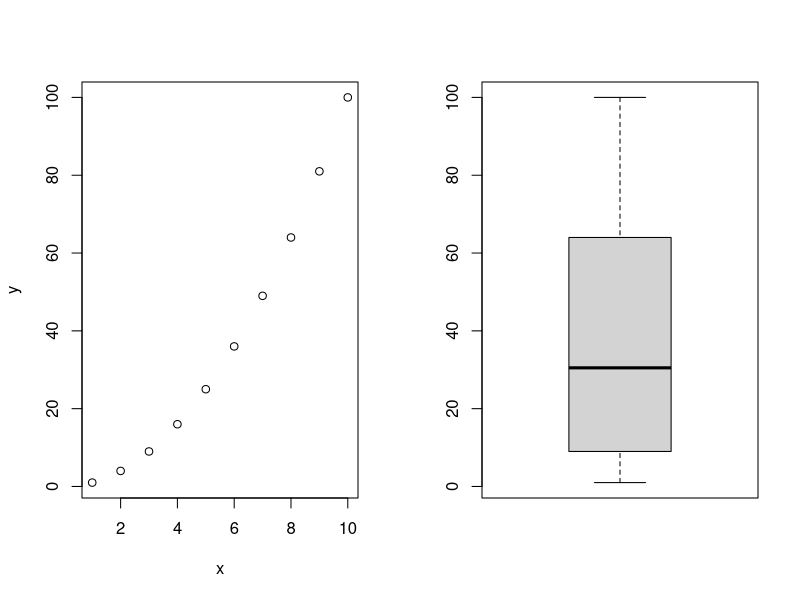
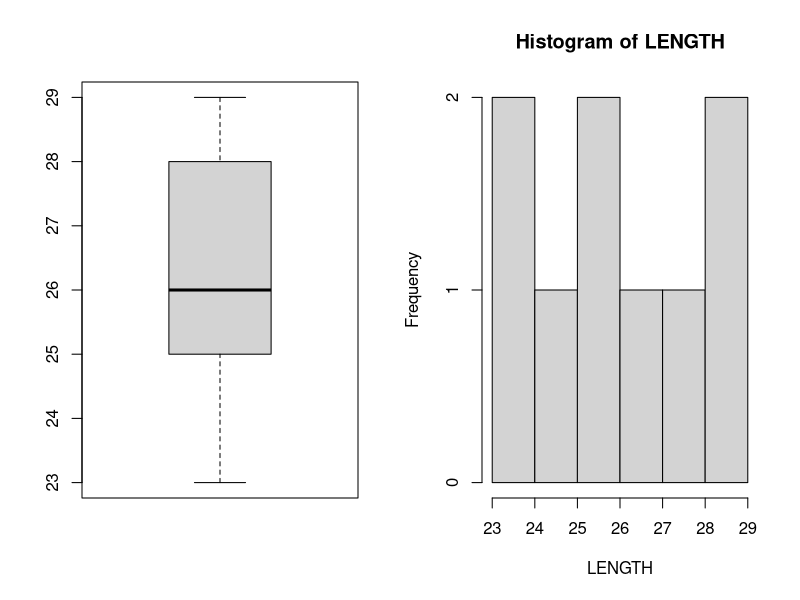

Write R code to recreate these figures, in order.
myfun <- function(x){
  y <- x^2
  layout(matrix(1:2, nrow = 1)) # breaks graphic one row 2 columns
  plot(x = x, y = y) # scatter plot
  boxplot(y) # box plot
  return(list(x = x, y = y)) # 
}

myfun(x = 1:10)


ddt <- read.csv("DDT-1.csv")
L <- ddt$LENGTH
z <- (L - mean(L))/sd(L)
z
L[abs(z) > 3]
z[abs(z) > 3]

ddt[abs(z) > 3,]

lposs <- L[abs(z) >= 2 & abs(z) <= 3]
length(lposs)

df <- ddt[abs(z) >= 2 & abs(z) <= 3,]
df
with(df, boxplot(LENGTH))
with(df, hist(LENGTH))